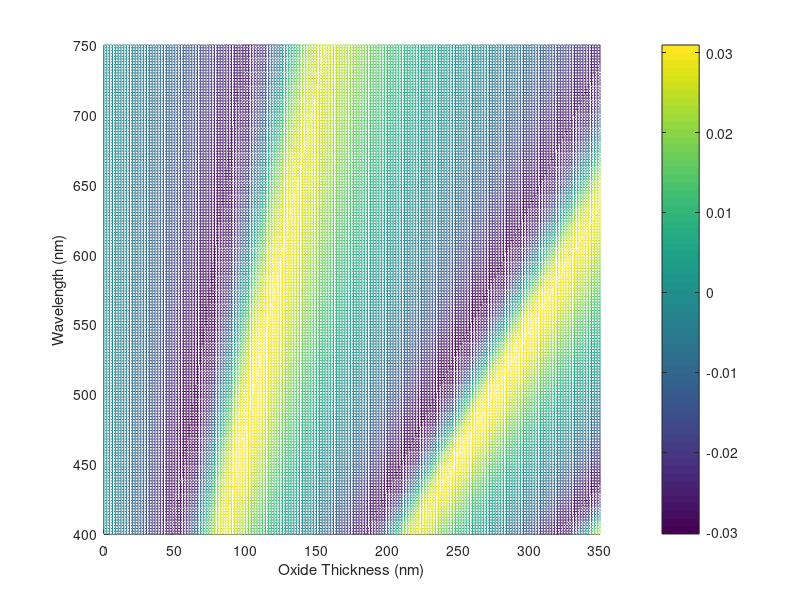

Here is the MATLAB script that generated this plot:
clear all;
clc;

%Input n, thickness values, and wavelengths
NAir = 1.0003;
NBN = 2.2;
NSiO2 = [1.47569400000000,1.47462800000000,1.47363900000000,1.47272100000000,1.47186700000000,1.47106900000000,1.47032400000000,1.46962500000000,1.46896900000000,1.46835200000000,1.46777100000000,1.46722200000000,1.46670400000000,1.46621200000000,1.46574600000000,1.46530400000000,1.46488300000000,1.46448200000000,1.46409900000000,1.46373300000000,1.46338300000000,1.46304800000000,1.46272700000000,1.46241800000000,1.46212100000000,1.46183500000000,1.46156000000000,1.46129400000000,1.46103700000000,1.46078900000000,1.46054700000000,1.46031400000000,1.46008900000000,1.45986800000000,1.45965500000000,1.45944700000000];
NSi = [5.63171600000000 - 0.285821300000000i,5.34655700000000 - 0.212582900000000i,5.13419000000000 - 0.160634600000000i,4.96260500000000 - 0.122018700000000i,4.81913900000000 - 0.0939212600000000i,4.69728900000000 - 0.0739159300000000i,4.59272700000000 - 0.0598907000000000i,4.50238500000000 - 0.0501741100000000i,4.42391700000000 - 0.0434724500000000i,4.35528000000000 - 0.0387762600000000i,4.29492700000000 - 0.0353747500000000i,4.24152700000000 - 0.0327590300000000i,4.19392100000000 - 0.0305925000000000i,4.15113400000000 - 0.0286754500000000i,4.11249400000000 - 0.0269094600000000i,4.07732400000000 - 0.0252482700000000i,4.04518300000000 - 0.0236772700000000i,4.01567700000000 - 0.0221908900000000i,3.98847100000000 - 0.0207852600000000i,3.96331000000000 - 0.0194575300000000i,3.93996900000000 - 0.0182043800000000i,3.91824200000000 - 0.0170216300000000i,3.89796000000000 - 0.0159055000000000i,3.87901700000000 - 0.0148545100000000i,3.86126100000000 - 0.0138637700000000i,3.84458500000000 - 0.0129302700000000i,3.82889500000000 - 0.0120509300000000i,3.81411400000000 - 0.0112231900000000i,3.80017700000000 - 0.0104448400000000i,3.78699700000000 - 0.00971188900000000i,3.77452000000000 - 0.00902226300000000i,3.76270800000000 - 0.00837446500000000i,3.75149300000000 - 0.00776502500000000i,3.74084000000000 - 0.00719237600000000i,3.73072000000000 - 0.00665514400000000i,3.72107900000000 - 0.00615027000000000i];

BNThick = 3.3*10^-10;
SiO2Thick = linspace(0,350e-9,176);

wavelengths = linspace(400e-9,750e-9,36);
polySiO2 = polyfit(wavelengths,NSiO2,7);
polySiReal = polyfit(wavelengths,real(NSi),7);
polySiImag = polyfit(wavelengths,imag(NSi),7);

wavelengths = linspace(400e-9,750e-9,176);
NSiO2 = polyval(polySiO2, wavelengths);
NSiReal = polyval(polySiReal, wavelengths);
NSiImag = polyval(polySiImag, wavelengths);
NSi = NSiReal+1i*NSiImag;

%Compute beta values
bBN = zeros(1,176);
bSiO2 = zeros(176,176);
for a = 1:176   
    for b = 1:176
        bBN(a) = (2*pi*BNThick*NBN)/wavelengths(a);
        bSiO2(a,b) = (2*pi*SiO2Thick(b)*NSiO2(a))/wavelengths(a);       
    end   
end

%Compute 2 layer r values (p polarized)
rAirBN = (NBN-NAir)/(NBN+NAir);
rSiO2Si = zeros(1,176);
rAirSiO2 = zeros(1,176);
rBNSiO2 = zeros(1,176);
for a = 1:176
    rAirSiO2(a) = (NSiO2(a)-NAir)/(NSiO2(a)+NAir);
    rBNSiO2(a) = (NSiO2(a)-NBN)/(NSiO2(a)+NBN);
    rSiO2Si(a) = (NSi(a)-NSiO2(a))/(NSi(a)+NSiO2(a));
end


%Compute 3 layer r values (p polarized)
rAirSiO2Si = zeros(176,176);
rBNSiO2Si = zeros(176,176);
for a = 1:176
    for b = 1:176
        rAirSiO2Si(a,b) = (rAirSiO2(a)+(rSiO2Si(a)*exp(-2i*bSiO2(a,b))))/(1+rAirSiO2(a)*(rSiO2Si(a)*exp(-2i*bSiO2(a,b))));
        rBNSiO2Si(a,b) = (rBNSiO2(a)+(rSiO2Si(a)*exp(-2i*bSiO2(a,b))))/(1+rBNSiO2(a)*(rSiO2Si(a)*exp(-2i*bSiO2(a,b))));
        
    end
end


%Compute 4 layer r value (p polarized)
rAirBNSiO2Si = zeros(176,176);
for a = 1:176  
    for b = 1:176    
        rAirBNSiO2Si(a,b) = (rAirBN+rBNSiO2Si(a,b)*exp(-2i*bBN(a)))/(1+rAirBN*rBNSiO2Si(a,b)*exp(-2i*bBN(a)));       
    end    
end


%Compute R values
RAirBNSiO2Si = zeros(176,176);
RAirSiO2Si = zeros(176,176);
for a = 1:176    
    for b = 1:176        
        RAirBNSiO2Si(a,b) = rAirBNSiO2Si(a,b)*conj(rAirBNSiO2Si(a,b));  
        RAirSiO2Si(a,b) = rAirSiO2Si(a,b)*conj(rAirSiO2Si(a,b ));  
    end    
end


%Compute the comparison R value
RCompare = zeros(176,176);
for a = 1:176  
    for b = 1:176       
        RCompare(a,b) = (RAirBNSiO2Si(a,b)-RAirSiO2Si(a,b))/RAirSiO2Si(a,b);       
    end   
end


%Create a mesh plot
figure;
mesh(SiO2Thick(1:176)*10^9,wavelengths*10^9,RCompare)
xlabel('Oxide Thickness (nm)');
ylabel('Wavelength (nm)');
zlabel('Relative Reflected Intensity Difference');
view(2);
colorbar;
